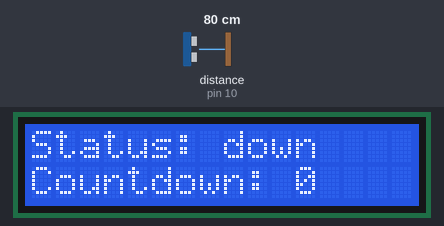
This sketch was run on a simulated Arduino Uno, built with avr-gcc and run on an emulated ATmega328P. Parts: 16×2 character LCD. Wiring (inferred from the names in the program): ultrasonic range finder: trigger pin 9; echo pin 10. Inputs (shaded band) come from the test bench; at power-on: distance to the obstacle (sensor on pin 10) 80 cm. The echo pulse lasts 58.3 µs per cm.

Above: at 1.2 s.
1.3 s: distance to the obstacle (sensor on pin 10) set to 120 cm
At 4.2 s:
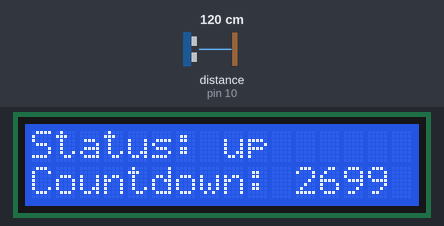
4.3 s: distance to the obstacle (sensor on pin 10) set to 2 cm
At 7.2 s:
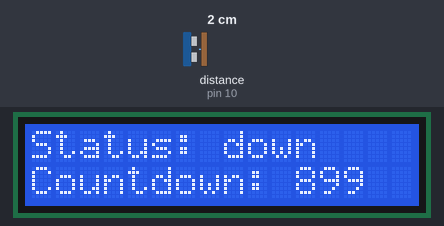
7.3 s: distance to the obstacle (sensor on pin 10) set to 250 cm
At 9.9 s:
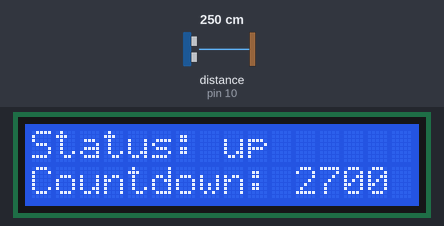
10.3 s: distance to the obstacle (sensor on pin 10) set to 4 cm
At 12.9 s:
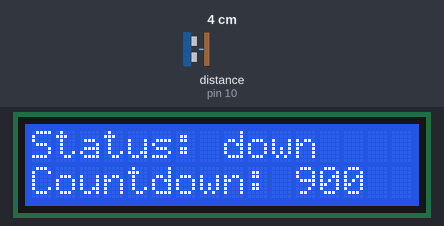
Timing chart, 0 to 14.3 s (numbered marks = the images above; inputs shaded):
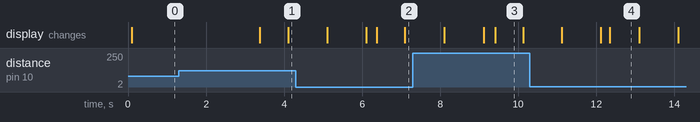

Measured:
- after the input at 1.3 s, the display: first changes after 2.1 s (image 1 shows a later state)
- after the input at 4.3 s, the display: first differs from a run without the input after 2.1 s (image 2 shows a later state)
- after the input at 7.3 s, the display: first differs from a run without the input after 2.1 s (image 3)
- after the input at 10.3 s, the display: first differs from a run without the input after 2.1 s (image 4)
- what the display in image 3 shows lasts 0.7 s, from 9.4 s to 10.1 s
- what the display in image 4 shows lasts 0.7 s, from 12.4 s to 13.1 s

The sketch:

standingdesk.ino
```cpp
#include <SimpleTimer.h>
#include <Wire.h>
#include <LiquidCrystal_I2C.h>

// Set the LCD address to 0x27 for a 16 chars and 2 line display
LiquidCrystal_I2C lcd(0x27, 16, 2);
SimpleTimer timer;

#define DESK_HEIGHT 90
#define STAND_TIME_SECONDS 45 * 60
#define SIT_TIME_SECONDS 15 * 60

#define TRIGGER_PIN 9
#define ECHO_PIN 10
#define DEBOUNCE_DELAY_MS 2000

#define DOWN false
#define UP true

bool deskStatus = DOWN;
bool lastDeskStatus = DOWN;
int countdownSeconds = 0;
long lastCheckingTime = 0;
bool lastCheckStatus = DOWN;

void setup() {
  lcd.begin();

  pinMode(TRIGGER_PIN, OUTPUT);
  pinMode(ECHO_PIN, INPUT);

  timer.setInterval(1000, countdown);

  lcd.backlight();
}

void countdown() {
  if (countdownSeconds > 0) {
    countdownSeconds--;
  }
}

bool isDeskUp() {
  digitalWrite(TRIGGER_PIN, LOW);
  delayMicroseconds(2);

  digitalWrite(TRIGGER_PIN, HIGH);
  delayMicroseconds(10);
  digitalWrite(TRIGGER_PIN, LOW);

  int duration = pulseIn(ECHO_PIN, HIGH);
  int distanceCm = duration*0.034/2;

  return distanceCm > DESK_HEIGHT;
}

void checkDeskStatus() {
  bool currentStatus = isDeskUp();
  // debounce, ultrasonic sensor is pretty sensitive
  if (currentStatus != lastCheckStatus) {
    lastCheckingTime = millis();
  }

  if ((millis() - lastCheckingTime) > DEBOUNCE_DELAY_MS) {
    if (currentStatus != deskStatus) {
      deskStatus = currentStatus;
    }
  }

  lastCheckStatus = currentStatus;
}

int getCountdownMax() {
  if (lastDeskStatus) {
    return STAND_TIME_SECONDS;
  }
  return SIT_TIME_SECONDS;
}

void loop() {
  timer.run();
  checkDeskStatus();

  lcd.setCursor(0,0);
  lcd.print("Status: ");
  if (deskStatus == UP) {
    lcd.print("up  ");
  } else {
    lcd.print("down");
  }

  if (deskStatus != lastDeskStatus) {
    lastDeskStatus = deskStatus;
    countdownSeconds = getCountdownMax();
  }

  lcd.setCursor(0,1);
  lcd.print("Countdown: ");
  lcd.print(countdownSeconds);
  lcd.print("   ");
}
```
